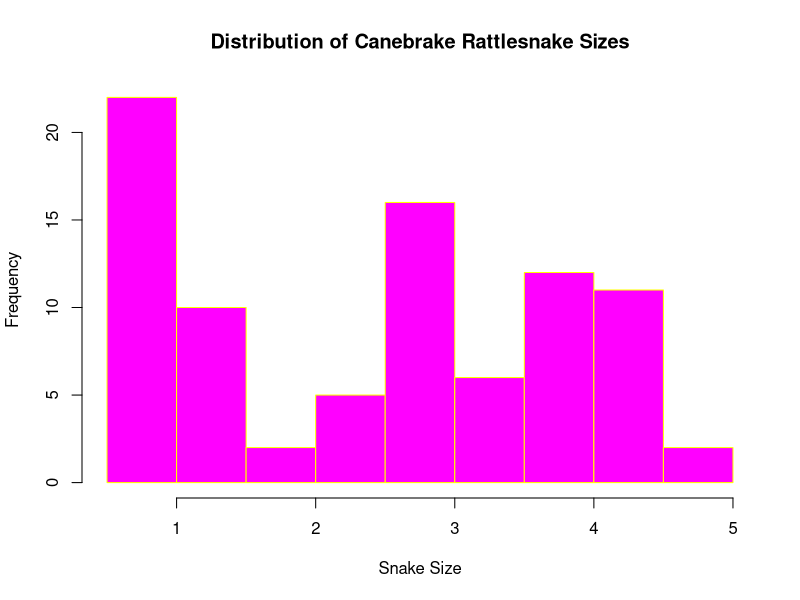
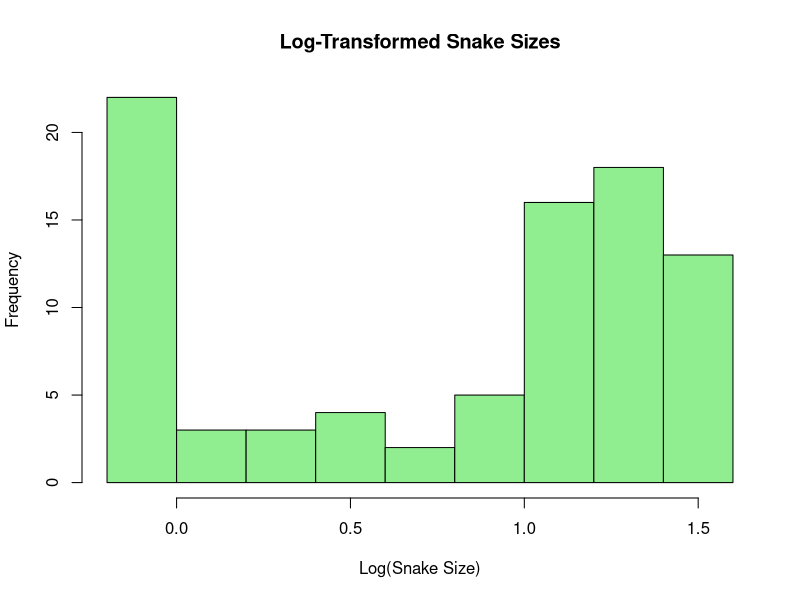
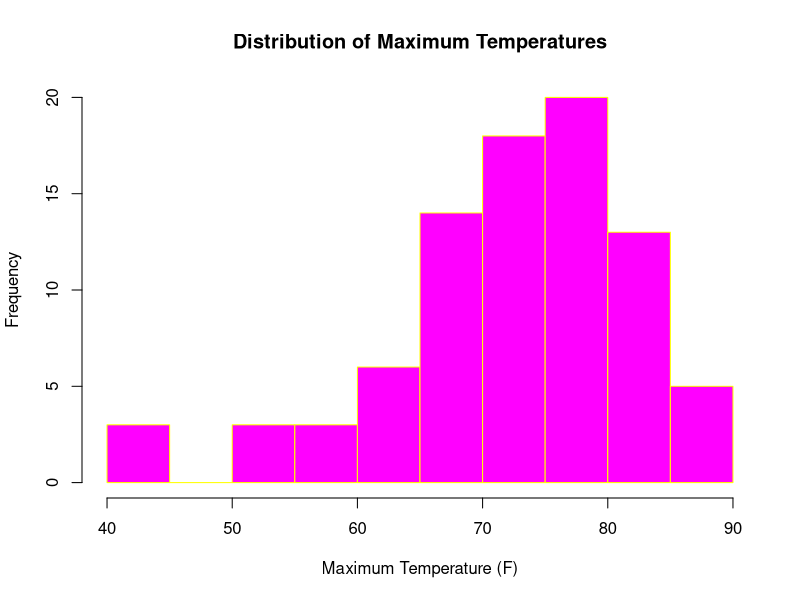
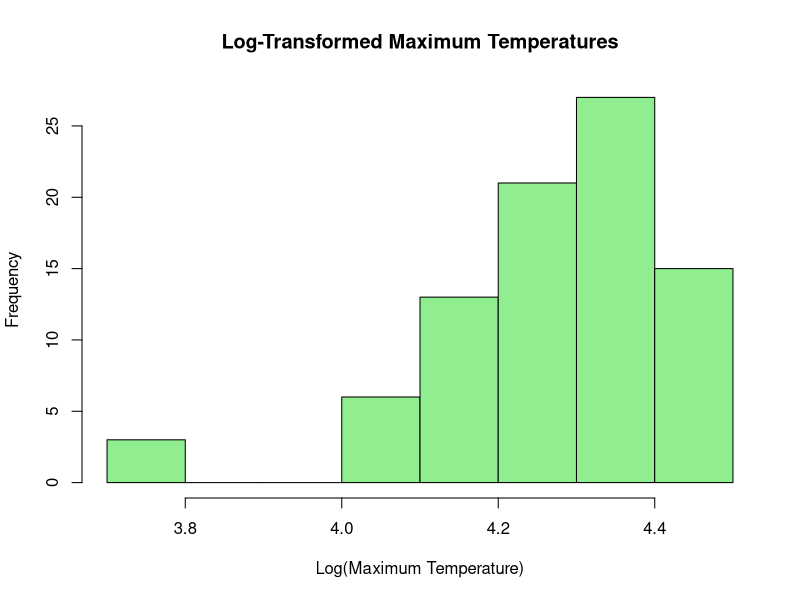
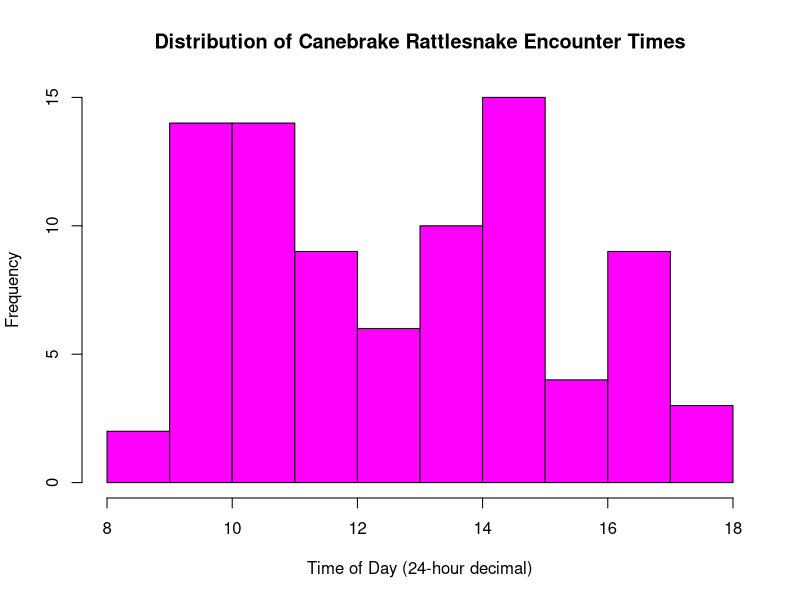

Here is the R script that generated these plots, in order:
#Zachary Gray 
#PCB 6455 / BSC 4933: Biometry
#Dr. Brian Maitner
#10/09/2026
 #Assignment 2: Distributions

#Part 1: Hypothetical Distributions

# 1. Number of surviving individuals within a forest plot
#A.Discrete
#B.Binomial distribution
# Each individual either survives or dies, counted in whole numbers, making it discrete.
# Assuming that independent survival events have equal 
# probabilities, I'd use a binomial distribution.

# 2. Species abundance (counts of individuals in a plot)
#A.Discrete
#B.Poisson distribution
# Discrete, because individuals are counted in whole
# numbers. I'd pick a Poisson distribution because it models the
# number of individuals within a defined area well, and can assume independent
# occurrences/constant average density.

# 3. Pollinator visitation rate (visits per flower per unit time)
#A.Continuous
#B.Gamma distribution
# Visitation rate is treated as continuous because it measures visits
# per unit time rather than a whole number count, which would likely result in a decimal. 
# I'd use a Gamma distribution since positive visitation rates may vary among different flowers.
# if we have that data at least.... 

# 4. Ages (in years) of surviving individuals within a reserve
#A. Discrete
#B. Gamma distribution
# Age is likely discrete because counting in years, however could be converted to continuous if they counted
# fractional ages. A Gamma distribution I think is appropriate because ages are nonnegative
# and may be right-skewed depending on our taxa, with fewer individuals surviving to older ages.

# 5. Body size (e.g., body mass, length)
#A. Continuous
#B. Lognormal distribution
# Body size is continuous because measurements such as mass and length
# can take fractional values. I'd use a lognormal distribution for sizes in general
# because they're always positive and in my cases often right-skewed. 

# 6. Biomass per unit area
#A. Continuous
#B. Lognormal distribution
# Continuous because it is measured not counted. 
# I think a lognormal distribution is appropriate because biomass
# is also going to be positive, and usually plots are semi-consistent, with relatively few
# plots containing exceptionally high biomass unless there is a clear abiotic reasoning.

# 7. Time to germination
#A. Continuous
#B. Weibull distribution
# Time to germination is continuous because it is elapsed time. 
# A Weibull distribution is appropriate
# because germination times are positive and the probability can change over time.
# Could also do lognormal but thats boring and I don't like it. 

# 8. Proportion of habitat covered by vegetation
#A. Continuous
#B. Beta distribution
# Continuous because it takes on fractional values most of the time and is 
# between 0 and 1. A beta distribution is appropriate because it
# models continuous proportional data bounded between 0 and 1. 
# Also i hate quantifying vegetation and ground cover too many shapes fr. 

# 9. Larval settlement success (number settled out of larvae released)
#A. Discrete
#B. Binomial distribution
# Discrete because larvae are counted in whole numbers here. 
# I'd use a binomial distribution for the specific case, because each larva as counted
# either settles or fails to settle, given a known number released
# and assuming independent outcomes. Could be converted to a percent 
# and run some other ways as well which is what I would do in this case. 

# 10. Proportion of infected fish in a population (parasite prevalence)
#A. Continuous
#B. Beta distribution 
# Continuous because it represents a proportion between 0 and 1.
# I'd do a beta distribution because it models proportional data bounded between 0 and 1.
# like how I'd convert and run #9 first personally.


# 11. Daily temperature at a field site
#A. Continuous
#B. Normal distribution
# Continuous because it can take fractional values.
# Normal distribution because temperatures often
# cluster around a mean, with fewer observations at either extreme. 
# (Hey wow kinda like my data set yay)

# 12. Population growth rate (next year's population size /
#    this year's population size)
#A. Continuous
#B. Lognormal distribution
# Population growth rate is treated as continuous because it is a
# ratio. I'd do a lognormal distribution because growth ratios are
# generally positive and may be right-skewed once again depending on taxa. 

#Part 2: Focal Dataset Distributions

install.packages("readxl")
library(readxl)

snakes <- read_excel("canebrake_data.xlsx")

#Numeric Variable 1: Size

#Remove observations with missing size measurements
snakes_clean <- snakes[!is.na(snakes$Size), ]

#Examine variable type and summary statistics
class(snakes_clean$Size)
summary(snakes_clean$Size)

#Continuous Variable

#Plot original size distribution
hist(snakes_clean$Size,
     main = "Distribution of Canebrake Rattlesnake Sizes",
     xlab = "Snake Size",
     ylab = "Frequency",
     col = "magenta",
     border = "yellow")

#Calculate mean and median
mean(snakes_clean$Size)
median(snakes_clean$Size)

#Plot log-transformed size distribution
hist(log(snakes_clean$Size[snakes_clean$Size > 0]),
     main = "Log-Transformed Snake Sizes",
     xlab = "Log(Snake Size)",
     ylab = "Frequency",
     col = "lightgreen",
     border = "black")

#In this case, my size data is continuous, because I am not measuring whole numbers, but rather
#actual sizes of animals measured and theoretically can take any value within that range,. 
#Oddly enough my median is in fact a whole number, but that is just very lucky in this 
#case we had a whole number measurement as the median. 
# The mean size was 2.611, while the median was 3, suggesting
# some left skew in the distribution due to juveniles. The log-transformed histogram
# does not appear approximately normal, so I am interpreting the
# original histogram in this case. The distribution appears potentially bimodal,
# rather than following a clear normal or lognormal distribution.

#Numeric Variable 2: Maximum Temperature

#Check column names to identify the maximum temperature variable
names(snakes)

#Remove observations with missing maximum temperature measurements
#Replace MaxTemp with the actual column name if different
snakes_temp <- snakes[!is.na(snakes$MaxTemp), ]

#Examine variable type and summary statistics
class(snakes_temp$MaxTemp)
summary(snakes_temp$MaxTemp)

#Continuous Variable

#Plot original temperature distribution
hist(snakes_temp$MaxTemp,
     main = "Distribution of Maximum Temperatures",
     xlab = "Maximum Temperature (F)",
     ylab = "Frequency",
     col = "magenta",
     border = "yellow")

#Calculate mean and median
mean(snakes_temp$MaxTemp)
median(snakes_temp$MaxTemp)

#Plot log-transformed temperature distribution
hist(log(snakes_temp$MaxTemp[snakes_temp$MaxTemp > 0]),
     main = "Log-Transformed Maximum Temperatures",
     xlab = "Log(Maximum Temperature)",
     ylab = "Frequency",
     col = "lightgreen",
     border = "black")

# My maximum temperature in this case is a discrete variable in this case because temperature is
# being as a whole number and not a continuous factor with decimal inclusions. 
# The mean maximum temperature was 72.82353 degrees F, while the median
# was 73 degrees F. The difference between these values suggests
# that the distribution is every so slightly left skewed, due to a few small outlier data.
# I am interpreting the original histogram because the temperature
# measurements appear approximately normally distributed, with most
# observations concentrated around the mean and fewer observations
# occurring at either extreme.

#Numeric Variable 3: Encounter Time, Frequency

#Convert encounter times into numerical values using a 24-hour decimal format
snakes$TimeNumeric <- as.numeric(
  format(strptime(snakes$Time, format = "%I:%M%p"), "%H")
) +
  as.numeric(
    format(strptime(snakes$Time, format = "%I:%M%p"), "%M")
  ) / 60

#Check that times were converted correctly
head(snakes[, c("Time", "TimeNumeric")])

#Check for unusually encounter times (had some issues here to check for)
snakes[!is.na(snakes$TimeNumeric) & snakes$TimeNumeric < 5,
       c("Time", "TimeNumeric")]

#Examine variable type and summary statistics
class(snakes$TimeNumeric)
summary(snakes$TimeNumeric)

#Check for missing values
sum(is.na(snakes$TimeNumeric))

#Continuous Variable

#Plot original encounter time distribution
hist(snakes$TimeNumeric,
     main = "Distribution of Canebrake Rattlesnake Encounter Times",
     xlab = "Time of Day (24-hour decimal)",
     ylab = "Frequency",
     col = "magenta",
     breaks = 12)

#Calculate mean and median
mean(snakes$TimeNumeric, na.rm = TRUE)
median(snakes$TimeNumeric, na.rm = TRUE)


# Encounter time in this case is a continuous variable because timeis
# being measured to include fractional hours.
# The mean encounter time was approximately 12.620 hours (12:37 PM),
# while the median was 12.725 hours (12:44 PM). These values are
# relatively close, suggesting little overall skew in the data.
# Again, a normal distribution is fairly reasonable for
# approximation since the data shows observations concentrated
# around midday, with progressively fewer encounters earlier and
# later in the day.
# Granted, encounter times are influenced by survey effort, since
# observations are more likely to occur during periods when field
# surveys are being conducted. Therefore, this distribution describes
# recorded encounter times rather than necessarily representing
# the actual daily activity patterns. The area this study was conducted
#can be described as "the hood" by some, and thus post-sunset activity was
#limited. I am also a data bum, and therefore pre-sunrise activity was not quantified either. 
